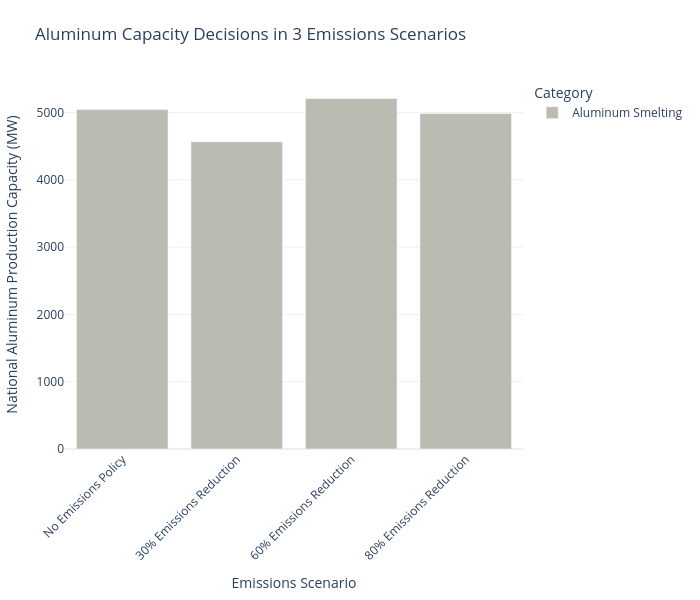

Here is the notebook cell this chart was saved with:
### Code cell
plot_stacked_bar(
    consolidate_capacity(aluminum_df).T,
    scenario_map=scenario_map,
    name_map=tech_name_map,
    color_map=custom_color_map,
    title_name = "Aluminum Capacity Decisions in 3 Emissions Scenarios",
    xaxis_name="Emissions Scenario",
    yaxis_name="National Aluminum Production Capacity (MW)",
    width=700
)

### Figure 1 — Plotly figure (JSON) as saved in the notebook; plotly's stock layout.template omitted (floating-point values rounded to 4 significant figures)
{"data": [{"hovertemplate": "Category=Aluminum Smelting<br>Emissions Scenario=%{x}<br>National Aluminum Production Capacity (MW)=%{y}<extra></extra>", "legendgroup": "Aluminum Smelting", "marker": {"color": "#bbbbb2", "pattern": {"shape": ""}}, "name": "Aluminum Smelting", "orientation": "v", "showlegend": true, "textposition": "auto", "type": "bar", "x": ["No Emissions Policy", "30% Emissions Reduction", "60% Emissions Reduction", "80% Emissions Reduction"], "xaxis": "x", "y": [5047.0, 4567.0, 5210.0, 4985.0], "yaxis": "y"}], "layout": {"barmode": "stack", "height": 600, "legend": {"title": {"text": "Category"}, "tracegroupgap": 0, "traceorder": "reversed"}, "margin": {"b": 80, "l": 60, "r": 60, "t": 80}, "title": {"text": "Aluminum Capacity Decisions in 3 Emissions Scenarios"}, "width": 700, "xaxis": {"anchor": "y", "domain": [0, 1], "tickangle": -45, "title": {"text": "Emissions Scenario"}}, "yaxis": {"anchor": "x", "domain": [0, 1], "title": {"text": "National Aluminum Production Capacity (MW)"}}}}
